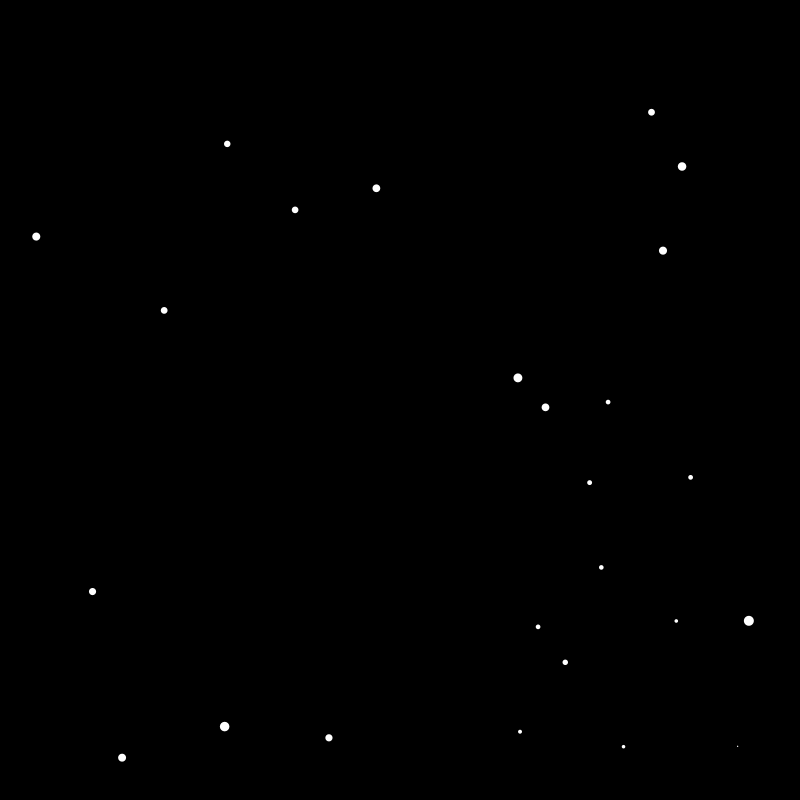
Frame 1 (no input)
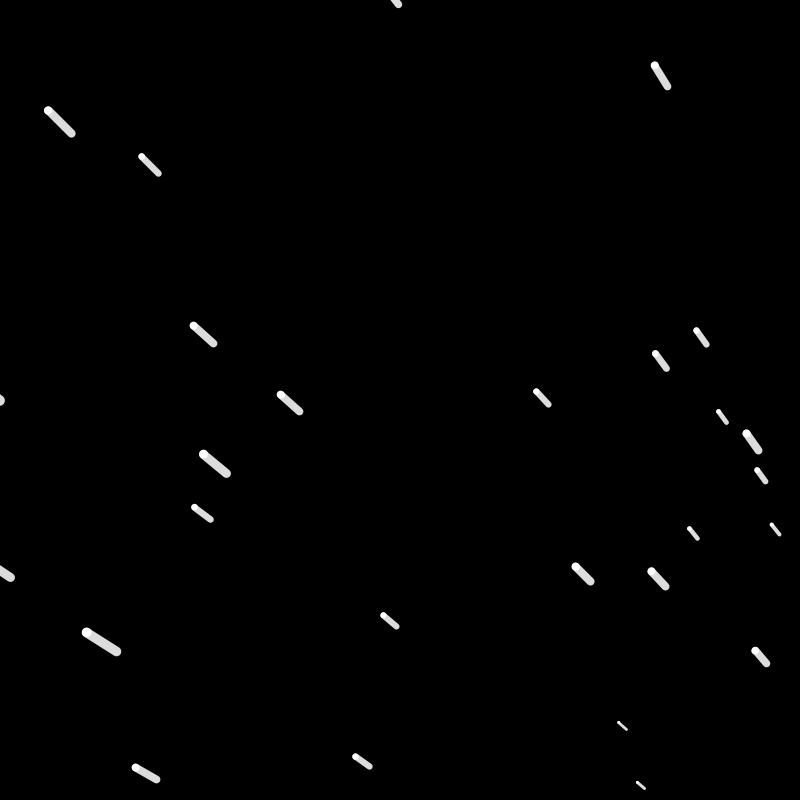
Frame 60 (the mouse pressed at the canvas centre just before this capture)
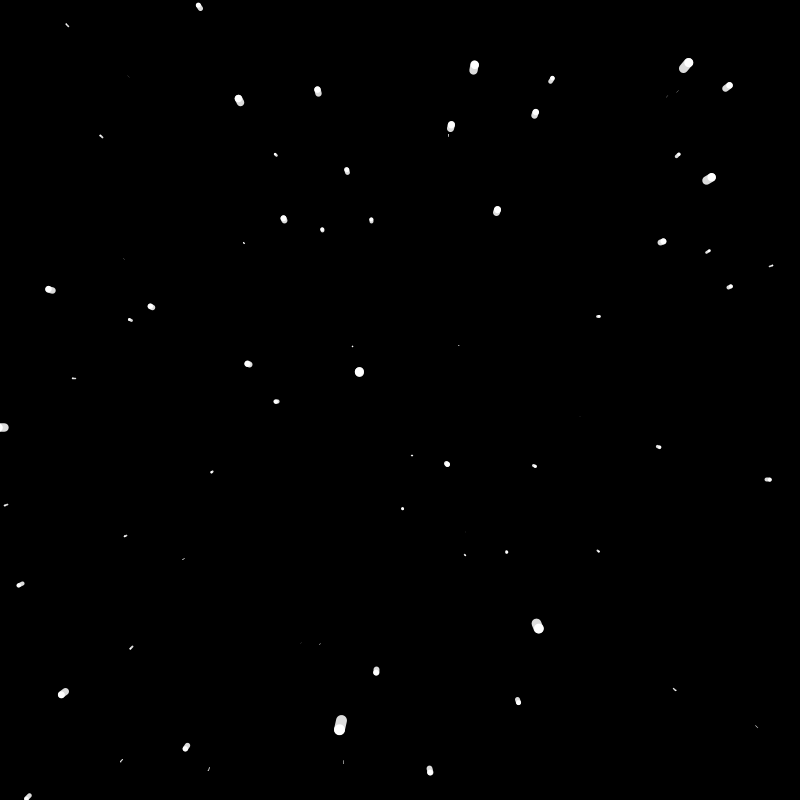
Frame 120 (the mouse held since frame 60 and released just before this capture)

The Processing sketch that drew these frames (run headless with seeded random() and noise(); from frame 60 on, the mouse is pressed at the canvas centre):

// Processing sketch: challenge_1_starfield
// ── challenge_1_starfield.pde
Star[] stars = new Star[1000]; 

void setup() {
  background(0);
  size(800, 800);
  for (int i = 0; i < stars.length; i++) {
    stars[i] = new Star();
  }
}

void draw() {
  translate(map(mouseX, 0, width, width*2, -width), map(mouseY, 0, height, height*2, -height));
  background(0);
  for (int i = 0; i < stars.length; i++) {
    stars[i].update();
    stars[i].show();
  }
}

void mouseClicked() {
  for (int i = 0; i<stars.length; i++) {
    stars[i].speed++;
    if (stars[i].speed>15) {
      stars[i].speed = 1;
    }
  }
}

// ── Star.pde
class Star {
  float x;
  float y;
  float z;
  int speed;

  float pz;

  Star() {
    x = random(-width, width);
    y = random(-height, height);
    z = random(width);
    speed = 5;
  }

  void update() {
    z = z-speed;
    if (z<1) {
      z = width;
      x = random(-width, width);
      y = random(-height, height);
      pz = z;
    }
  }
  
  void show() {
    fill(255);
    noStroke();

    float sx = map(x / z, 0, 1, 0, width);
    float sy = map(y / z, 0, 1, 0, height);
    
    float r = map(z, 1, width, 14, 0);

    float px = map(x / pz, 0, 1, 0, width);
    float py = map(y / pz, 0, 1, 0, height);

    ellipse(sx, sy, r, r);
    stroke(255,220);
    strokeWeight(r);
    line(sx, sy, px, py);
    pz = z;
  }
}
